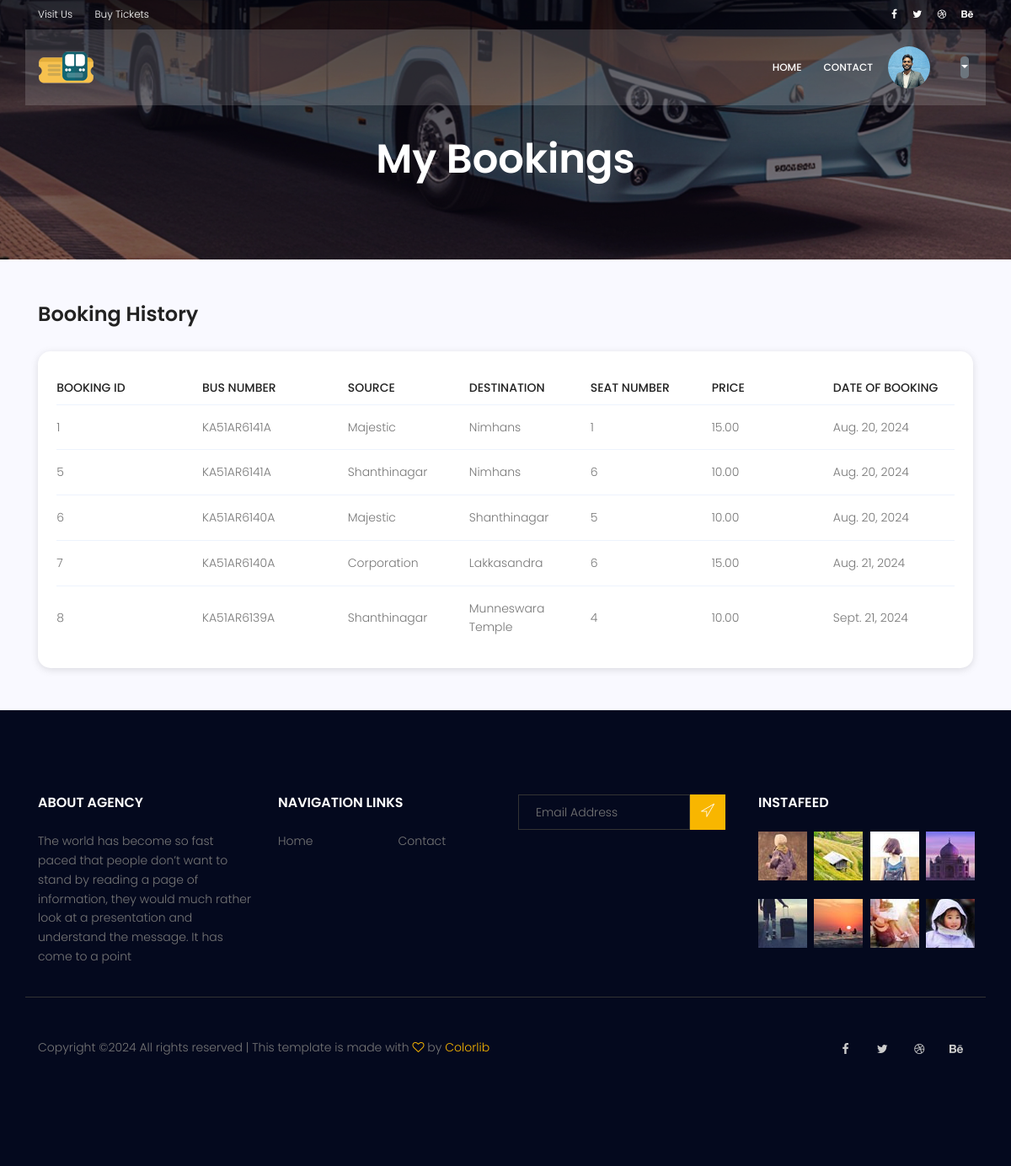
Page /my-bookings/ (signed in) on the earlier database version.
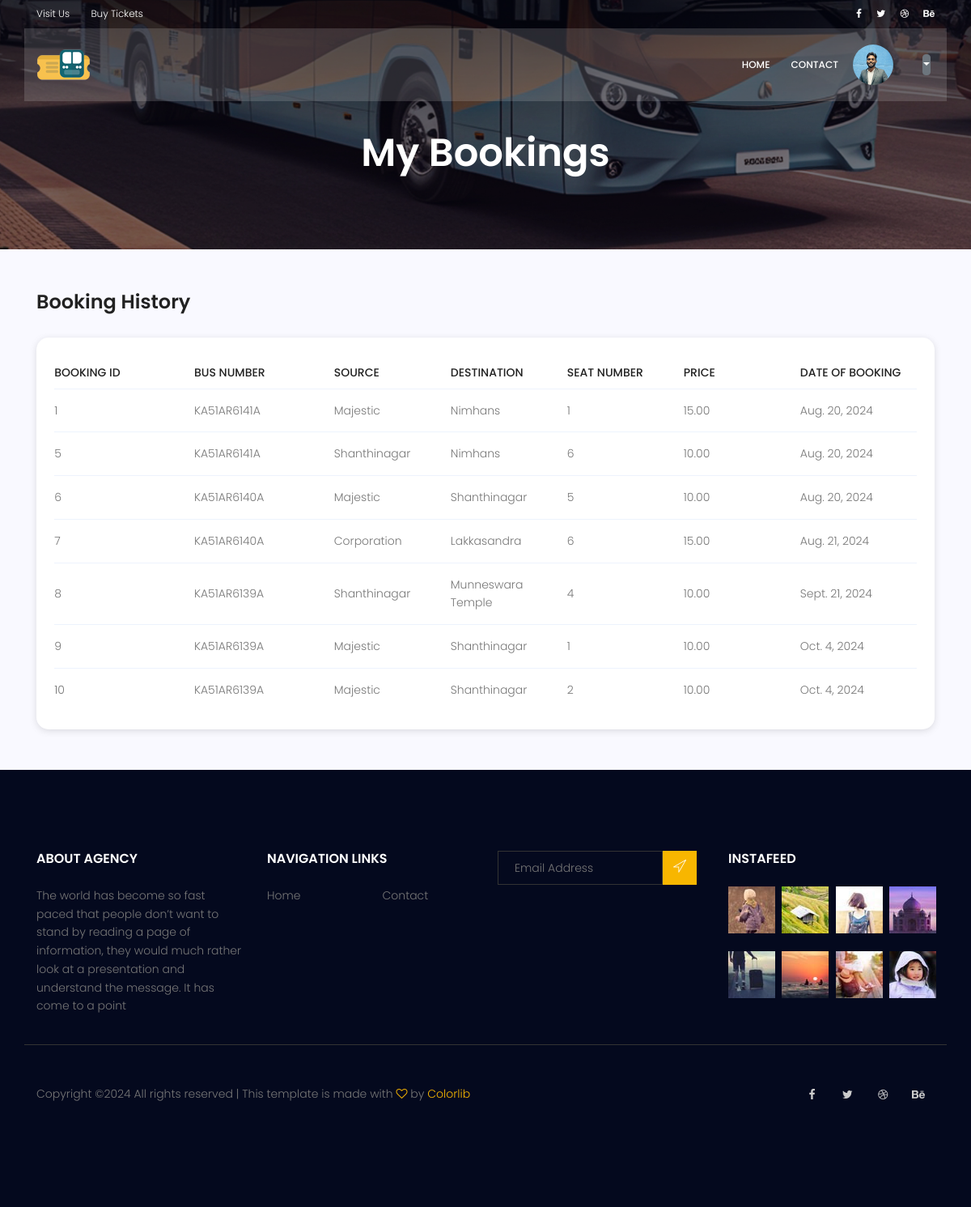
Same page on the later database version.
### Booking/models.py (models this page shows, shortened)
class Profile(models.Model):
    user = models.OneToOneField(User, on_delete=models.CASCADE, related_name='profile')
    phone_number = models.CharField(max_length=15, blank=True, null=True)
    date_of_birth = models.DateField(blank=True, null=True)
    aadhar = models.IntegerField(null=True)
    profile_picture = models.ImageField(upload_to='profile_pictures/', blank=True, null=True)

class Booking(models.Model):
    booking_id = models.AutoField(primary_key=True)
    user = models.ForeignKey(User, on_delete=models.CASCADE, related_name='bookings_user')
    source = models.ForeignKey(BusStop, on_delete=models.CASCADE, related_name='bookings_source')
    destination = models.ForeignKey(BusStop, on_delete=models.CASCADE, related_name='bookings_destination')
    price = models.ForeignKey(Fare, on_delete=models.CASCADE, related_name='bookings_price')
    bus = models.ForeignKey(Bus, on_delete=models.CASCADE, related_name='bookings_bus')
    seat = models.ForeignKey(Seat, on_delete=models.CASCADE)
    date = models.DateField(default=timezone.now)

class Bus(models.Model):
    bus_id = models.AutoField(primary_key=True)
    route_id = models.ForeignKey(Route, on_delete=models.CASCADE, related_name='buses')
    bus_number = models.CharField(max_length=255)
    conductor_name = models.CharField(max_length=255)
    conductor_number = models.CharField(max_length=15)

class BusStop(models.Model):
    stop_id = models.AutoField(primary_key=True)
    name = models.CharField(max_length=100)
    location = models.CharField(max_length=100)
    route_id = models.ForeignKey(Route, on_delete=models.CASCADE, related_name='stops')

class Seat(models.Model):
    bus = models.ForeignKey(Bus, on_delete=models.CASCADE)
    seat_number = models.CharField(max_length=5)

class Fare(models.Model):
    source = models.ForeignKey(BusStop, related_name='fare_source', on_delete=models.CASCADE)
    destination = models.ForeignKey(BusStop, related_name='fare_destination', on_delete=models.CASCADE)
    price = models.DecimalField(max_digits=5, decimal_places=2)
    route = models.ForeignKey(Route, on_delete=models.CASCADE)

### Booking/checks.py (the view)
    def _wrapped_view(request, *args, **kwargs):
        if admin_check(request.user):
            return view_func(request, *args, **kwargs)
        else:
            return redirect("login")

### Booking/checks.py (called while the page is built)
def admin_check(user):
    return user.is_authenticated

def login_required(view_func):
    def _wrapped_view(request, *args, **kwargs):
        if admin_check(request.user):
            return view_func(request, *args, **kwargs)
        else:
            return redirect("login")
    return _wrapped_view

### Booking/views.py (called while the page is built)
@login_required
def my_bookings(request):
    bookings = Booking.objects.filter(user=request.user)
    return render(request, 'my_bookings_final.html', {'bookings': bookings})

### Booking/templates/my_bookings_final.html (shortened to what this page needs)
{% extends 'base.html' %}
{% block content %}
<section class="relative about-banner" id="home">
    <div class="overlay overlay-bg"></div>
    <div class="container">
        <div class="row d-flex align-items-center justify-content-center">
            <div class="about-content col-lg-12">
                <h1 class="text-white">
                    My Bookings
                </h1>
            </div>
        </div>
    </div>
</section>
<div class="whole-wrap">
    <div class="container">
        <div class="section-top-border">
            <h3 class="mb-30">Booking History</h3>
            <div class="progress-table-wrap">
                <div class="progress-table" style="padding: 2%; border-radius: 15px;box-shadow: rgba(99, 99, 99, 0.2) 0px 2px 8px 0px;">
                    <div class="table-head">
                        <div class="booking_id">Booking ID</div>
                        <div class="bus_number">Bus Number</div>
                        <div class="source">Source</div>
                        <div class="destination">Destination</div>
                        <div class="seat_no">Seat Number</div>
                        <div class="price">Price</div>
                        <div class="booking_date">Date of Booking</div>
                    </div>
                    {% for booking in bookings %}
                    <div class="table-row">
                        <div class="booking_id">{{ booking.booking_id }}</div>
                        <div class="bus_number">{{ booking.bus.bus_number }}</div>
                        <div class="source">{{ booking.source.name }}</div>
                        <div class="destination">{{ booking.destination.name }}</div>
                        <div class="seat_no">{{ booking.seat.seat_number }}</div>
                        <div class="price">{{ booking.price.price }}</div>
                        <div class="booking_date">{{ booking.date }}</div>
                    </div>
                    {% endfor %}
                </div>
            </div>
        </div>
    </div>
</div>
{% endblock %}

### Booking/templates/base.html (shortened to what this page needs)
{% load static %}
<!DOCTYPE html>
<html lang="zxx" class="no-js">
<head>
        <link rel="stylesheet" href="{% static 'index2/css/linearicons.css' %}">
			<link rel="stylesheet" href="{% static 'index2/css/font-awesome.min.css' %}">
			<link rel="stylesheet" href="{% static 'index2/css/bootstrap.css' %}">
			<link rel="stylesheet" href="{% static 'index2/css/magnific-popup.css' %}">
			<link rel="stylesheet" href="{% static 'index2/css/jquery-ui.css' %}">
			<link rel="stylesheet" href="{% static 'index2/css/nice-select.css' %}">
			<link rel="stylesheet" href="{% static 'index2/css/animate.min.css' %}">
			<link rel="stylesheet" href="{% static 'index2/css/owl.carousel.css' %}">
			<link rel="stylesheet" href="{% static 'index2/css/main.css' %}">
    </head>
    <body>
        <header id="header">
            <div class="header-top">
                <div class="container">
                  <div class="row align-items-center">
                      <div class="col-lg-6 col-sm-6 col-6 header-top-left">
                          <ul>
                              <li><a href="#">Visit Us</a></li>
                              <li><a href="#">Buy Tickets</a></li>
                          </ul>
                      </div>
                      <div class="col-lg-6 col-sm-6 col-6 header-top-right">
                        <div class="header-social">
                            <a href="#"><i class="fa fa-facebook"></i></a>
                            <a href="#"><i class="fa fa-twitter"></i></a>
                            <a href="#"><i class="fa fa-dribbble"></i></a>
                            <a href="#"><i class="fa fa-behance"></i></a>
                        </div>
                      </div>
                  </div>
                </div>
            </div>
            <div class="container main-menu">
                <div class="row align-items-center justify-content-between d-flex">
                  <div id="logo">
                    <a href="index.html"><img src="{% static 'index2/img/easyBus-logo.png' %}" alt="" title="" /></a>
                  </div>
                  <nav id="nav-menu-container" style = "padding-right: 10px; display: flex; justify-content: center;">
                    <ul class="nav-menu" style = "padding-right: 10px; display: flex; justify-content: center; align-items: center;">
                      <li><a href="{% url 'index' %}">Home</a></li>
                      <li><a href="{% url 'index' %}#footer">Contact</a></li>
                      {% if user.is_authenticated %}
                      <li><img src="{{ user.profile.profile_picture.url }}" alt="Profile Picture" class="rounded-circle" style="width: 50px; height: 50px; object-fit: cover;"></li>
                      <li></li>
                      <li><button class="btn btn-secondary dropdown-toggle" type="button" id="dropdownMenuButton" data-toggle="dropdown" aria-haspopup="true" aria-expanded="false"></button>
                    </li>
                      {% else %}
                            <a href="{% url 'login' %}" class="btn btn-primary mr-2">Login</a>
                            <a href="{% url 'signup' %}" class="btn btn-secondary">Sign Up</a>
                      {% endif %}
                    </div>
                </div>
        </header>
        {% block content %}{% endblock %}
        <footer class="footer-area section-gap">
            <div class="container">
                <div class="row">
                    <div class="col-lg-3  col-md-6 col-sm-6">
                        <div class="single-footer-widget">
                            <h6>About Agency</h6>
                            <p>
                                The world has become so fast paced that people don’t want to stand by reading a page of information, they would much rather look at a presentation and understand the message. It has come to a point
                            </p>
                        </div>
                    </div>
                    <div class="col-lg-3 col-md-6 col-sm-6">
                        <div class="single-footer-widget">
                            <h6>Navigation Links</h6>
                            <div class="row">
                                <div class="col">
                                    <ul>
                                        <li><a href="#">Home</a></li>
                                    </ul>
                                </div>
                                <div class="col">
                                    <ul>
                                        <li><a href="#">Contact</a></li>
                                    </ul>
                                </div>
                            </div>
                        </div>
                    </div>
                    <div class="col-lg-3  col-md-6 col-sm-6">
                        <div class="single-footer-widget">
                            <div id="mc_embed_signup">
                                <form target="_blank" action="https://spondonit.us12.list-manage.com/subscribe/post?u=1462626880ade1ac87bd9c93a&amp;id=92a4423d01" method="get" class="subscription relative">
                                    <div class="input-group d-flex flex-row">
                                        <input name="EMAIL" placeholder="Email Address" onfocus="this.placeholder = ''" onblur="this.placeholder = 'Email Address '" required="" type="email">
                                        <button class="btn bb-btn"><span class="lnr lnr-location"></span></button>
                                    </div>
                                </form>
                            </div>
                        </div>
                    </div>
                    <div class="col-lg-3  col-md-6 col-sm-6">
                        <div class="single-footer-widget mail-chimp">
                            <h6 class="mb-20">InstaFeed</h6>
                            <ul class="instafeed d-flex flex-wrap">
                                <li><img src="img/i1.jpg" alt=""></li>
                                <li><img src="img/i2.jpg" alt=""></li>
                                <li><img src="img/i3.jpg" alt=""></li>
                                <li><img src="img/i4.jpg" alt=""></li>
                                <li><img src="img/i5.jpg" alt=""></li>
                                <li><img src="img/i6.jpg" alt=""></li>
                                <li><img src="img/i7.jpg" alt=""></li>
                                <li><img src="img/i8.jpg" alt=""></li>
                            </ul>
                        </div>
                    </div>
                </div>
                <div class="row footer-bottom d-flex justify-content-between align-items-center">
                    <p class="col-lg-8 col-sm-12 footer-text m-0">
Copyright &copy;<script>document.write(new Date().getFullYear());</script> All rights reserved | This template is made with <i class="fa fa-heart-o" aria-hidden="true"></i> by <a href="https://colorlib.com" target="_blank">Colorlib</a>
</p>
                    <div class="col-lg-4 col-sm-12 footer-social">
                        <a href="#"><i class="fa fa-facebook"></i></a>
                        <a href="#"><i class="fa fa-twitter"></i></a>
                        <a href="#"><i class="fa fa-dribbble"></i></a>
                        <a href="#"><i class="fa fa-behance"></i></a>
                    </div>
                </div>
            </div>
        </footer>
    </body>
</html>

Differences in the rows shown:
added Booking: booking_id "9", bus.bus_number "KA51AR6139A", source.name "Majestic", destination.name "Shanthinagar", seat.seat_number "1", price.price "10.00", date "Oct. 4, 2024"
added Booking: booking_id "10", bus.bus_number "KA51AR6139A", source.name "Majestic", destination.name "Shanthinagar", seat.seat_number "2", price.price "10.00", date "Oct. 4, 2024"
